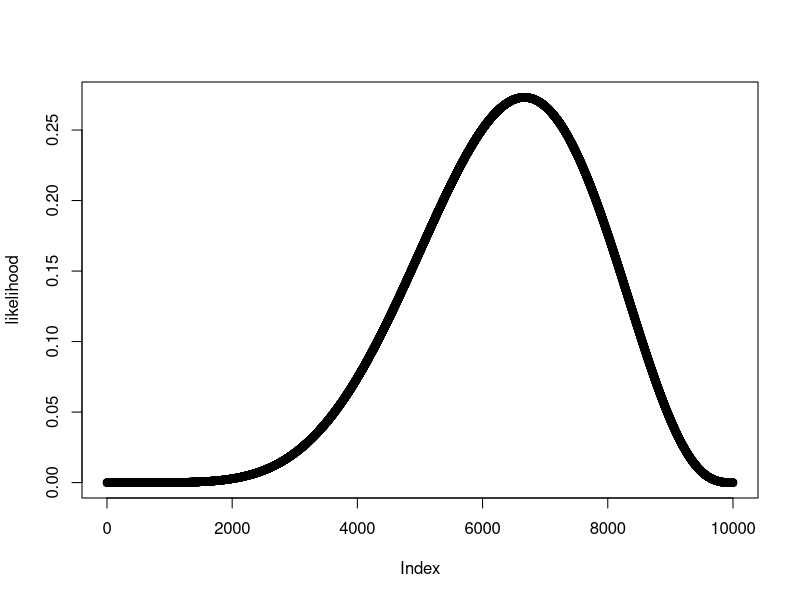
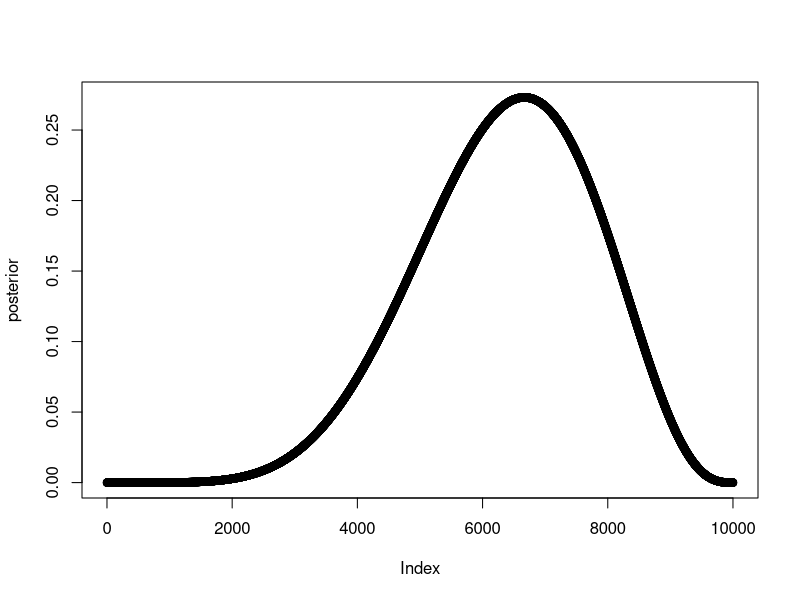
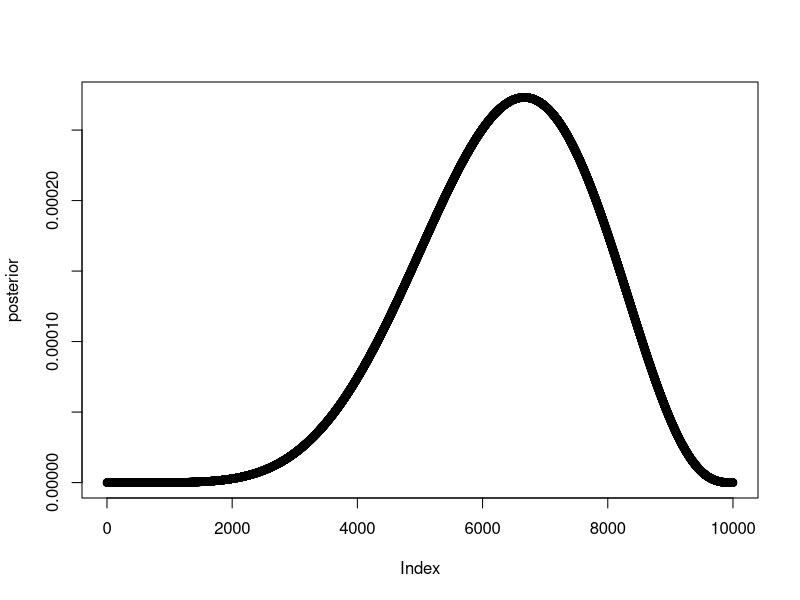
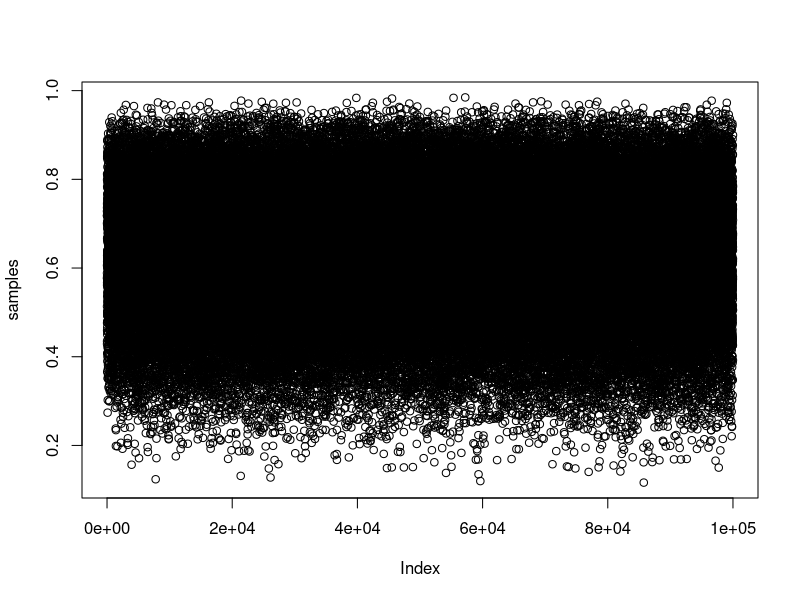
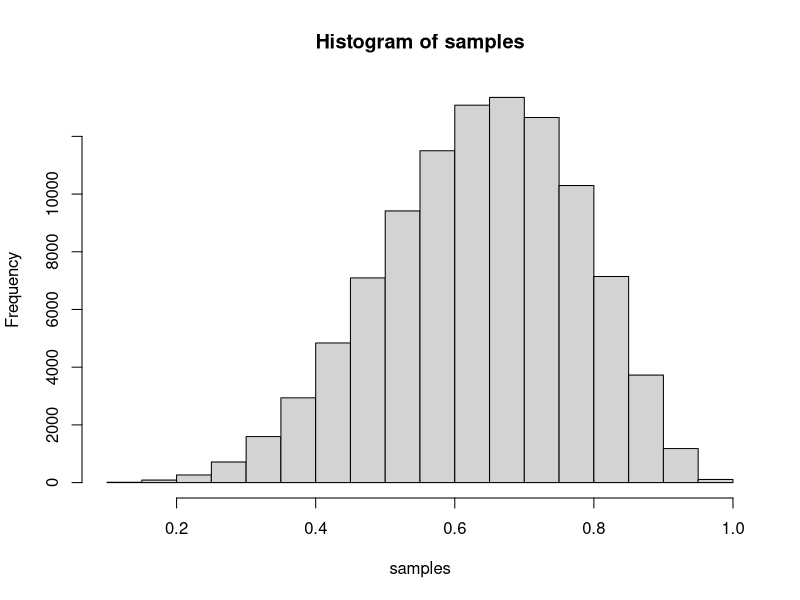
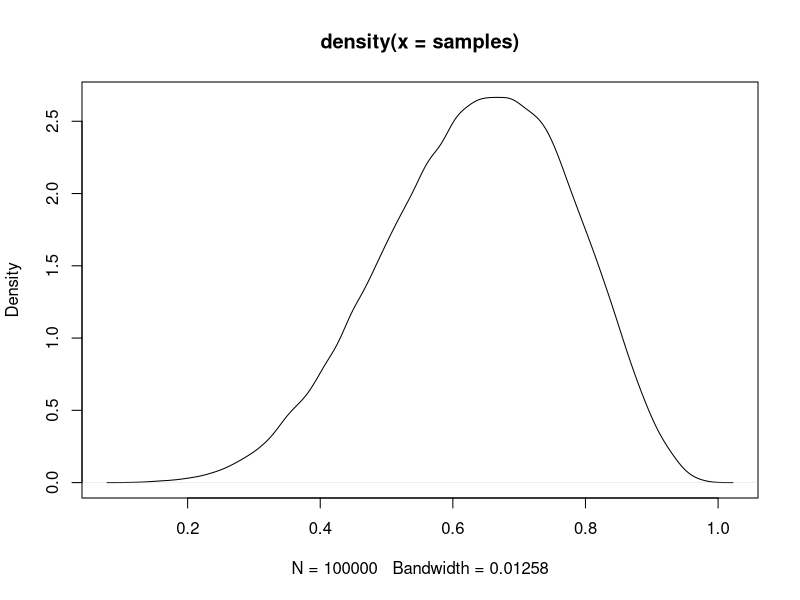

R code for these plots, in order:
grid_size <- 1e4
p_grid <- seq(from=0, to=1, length.out=grid_size)
prior <- rep(1, grid_size) # flat weak prior

likelihood <- dbinom(6, size=9, prob=p_grid)
plot(likelihood)

posterior <- likelihood * prior
plot(posterior)
posterior <- posterior / sum(posterior)
plot(posterior)

samples <- sample(p_grid, prob=posterior, size=1e5, replace = TRUE)
plot(samples)
hist(samples)
plot(density(samples))

